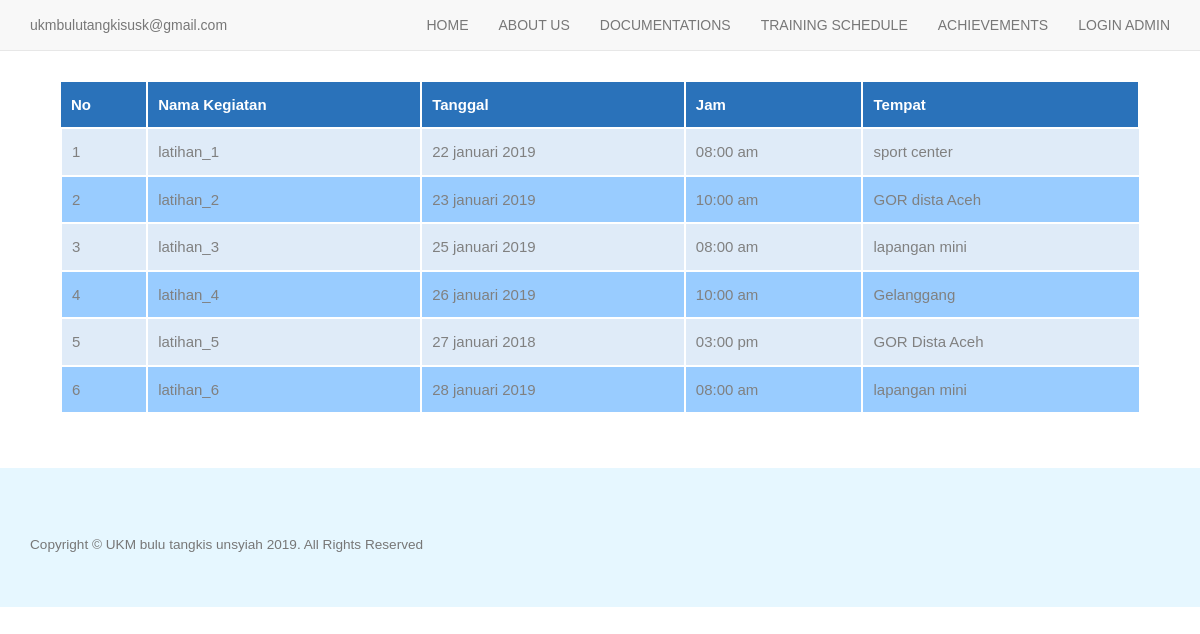
The page /web_ukm_badminton/training_schedule.php on the database its author committed.
### tables this page shows
CREATE TABLE `training_schedule` (
  `nomor` int(11) NOT NULL,
  `nama_latihan` varchar(50) DEFAULT NULL,
  `tanggal` varchar(20) DEFAULT NULL,
  `jam` varchar(10) DEFAULT NULL,
  `tempat` varchar(50) DEFAULT NULL
);

### web_ukm_badminton/training_schedule.php (the view, shortened to what this page needs)
<!DOCTYPE html>
<html lang="en">
<head>
    <link href="css/bootstrap.min.css" rel="stylesheet">
    <link href="css/landing-page.css" rel="stylesheet">
    <link href="font-awesome/css/font-awesome.min.css" rel="stylesheet" type="text/css">
    <link rel="stylesheet" href="css/css_documentations/style.css">
    <link rel="stylesheet" href="css/css_training_schedule/style.css">
</head>
<body>
    <nav class="navbar navbar-default navbar-fixed-top topnav" role="navigation">
        <div class="container topnav">
            <div class="navbar-header">
                <a class="navbar-brand topnav" href="#">ukmbulutangkisusk@gmail.com</a>
            </div>
            <div class="collapse navbar-collapse" id="bs-example-navbar-collapse-1">
                <ul class="nav navbar-nav navbar-right">
                    <li>
                        <a href="index.php">HOME</a>
                    </li>
                    <li class="dropdown1">
                        <a href="#">ABOUT US</a>
                    </li>
                    <li>
                        <a href="documentations.php">DOCUMENTATIONS</a>
                    </li>
                    <li>
                        <a href="training_schedule.php">TRAINING SCHEDULE</a>
                    </li>
                    <li>
                        <a href="achievements.php">ACHIEVEMENTS</a>
                    </li>
                    <li>
                        <a href="login_admin/login.php">LOGIN ADMIN</a>
                    </li>
                </ul>
            </div>
        </div>
    </nav>
    <br><br><br>
    <table width="90%" align="center">
        <tr>
        <th>No</th><th>Nama Kegiatan</th><th>Tanggal</th><th>Jam</th><th>Tempat</th>
        </tr>
        <?php
        $hasil_query = mysqli_query($link, "select * from training_schedule");
        while ($row=mysqli_fetch_assoc($hasil_query)){
           $nomor        = $row["nomor"];
           $nama_latihan = $row["nama_latihan"];
           $tanggal      = $row["tanggal"];
           $jam          = $row["jam"];
           $tempat       = $row["tempat"];
        ?>
        <tr>
        <td><?php echo $nomor; ?></td><td><?php echo $nama_latihan ?></td><td><?php echo $tanggal; ?></td><td><?php echo $jam; ?></td><td><?php echo $tempat; ?></td>
        </tr>
        <?php } ?>
    </table>
    <br><br>
    <footer>
        <div class="container">
                    <p class="copyright text-muted small">Copyright &copy; UKM bulu tangkis unsyiah 2019. All Rights Reserved</p>
        </div>
    </footer>
</body>
</html>

### web_ukm_badminton/css/landing-page.css (style rules this page uses)
body, html { width: 100%; height: 100%; }
.topnav { font-size: 14px; }
footer { padding: 50px 0; background-color: #e6f7ff; }
p.copyright { margin: 15px 0 0; }
.dropdown1 { position: relative; display: inline-block; }
a { color: #FF5126; -webkit-transition: 0.5s; -o-transition: 0.5s; transition: 1s; }

### web_ukm_badminton/css/css_documentations/style.css (style rules this page uses)
body { font-family: "Droid Sans", Arial, sans-serif; font-weight: 400; font-size: 16px; line-height: 1.7; color: #777; background: #fff; }
a { color: #FF5126; -webkit-transition: 0.5s; -o-transition: 0.5s; transition: 1s; }
p { margin-bottom: 20px; }

### web_ukm_badminton/css/css_training_schedule/style.css (style rules this page uses)
table { border-collapse:collapse; border-spacing:0; font-size:15px; }
table th { padding:10px; color: white; background-color:#2A72BA; border-right: 2px white solid; }
table td { padding:10px; border-top:2px white solid; border-bottom:2px white solid; border-left:2px white solid; border-right:2px white solid; }
tr:nth-child(even) td { background-color: #DFEBF8; color: gray; border-right: 1px white solid; }
tr:nth-child(odd) td { background-color: #99ccff; color: gray; border-right: 1px white solid; }

### rows shown on the page
training_schedule: nomor "1", nama_latihan "latihan_1", tanggal "22 januari 2019", jam "08:00 am", tempat "sport center"
training_schedule: nomor "2", nama_latihan "latihan_2", tanggal "23 januari 2019", jam "10:00 am", tempat "GOR dista Aceh"
training_schedule: nomor "3", nama_latihan "latihan_3", tanggal "25 januari 2019", jam "08:00 am", tempat "lapangan mini"
training_schedule: nomor "4", nama_latihan "latihan_4", tanggal "26 januari 2019", jam "10:00 am", tempat "Gelanggang"
training_schedule: nomor "5", nama_latihan "latihan_5", tanggal "27 januari 2018", jam "03:00 pm", tempat "GOR Dista Aceh"
training_schedule: nomor "6", nama_latihan "latihan_6", tanggal "28 januari 2019", jam "08:00 am", tempat "lapangan mini"
